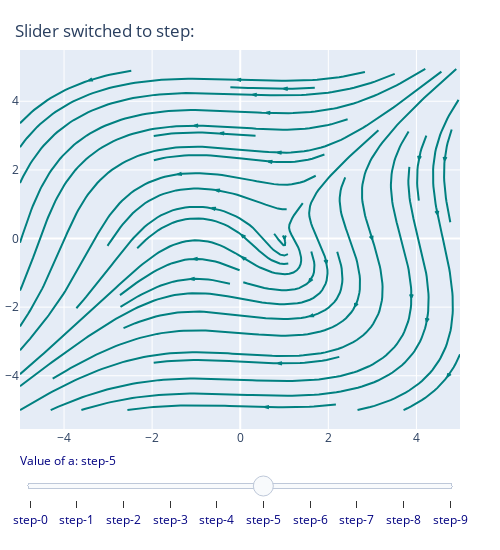

Write notebook code for a chart like this one.
### Code cell
import plotly.express as px
import plotly.graph_objects as go
import plotly.figure_factory as ff
import numpy as np

x = np.linspace(-5, 5, 100)
y = np.linspace(-5, 5, 100)

width = 500
height = 550
t_mergin = 50

fig = go.Figure()
# Create streamline figure
for step in np.arange(-5, 5, 1):
    Y, X = np.meshgrid(x, y)
    #Actual function
    u = -1 - X**2 + Y
    v = 1 + step*X - Y**2 

    fig.add_trace(ff.create_streamline(x, y, u, v, arrow_scale=.1, visible = False, line_color = 'Teal').data[0])
# Create and add slider

fig.data[5].visible = True

steps = []

for i in range(len(fig.data)):
    step = dict(
        method="update",
        args=[{"visible": [False] * len(fig.data)},
              {"title": "Slider switched to step: " + str(i)}],  # layout attribute
    )
    step["args"][0]["visible"][i] = True  # Toggle i'th trace to "visible"
    steps.append(step)

sliders = [dict(
    active=5,
    currentvalue={"prefix": "Value of a: "},
    pad={"t": 20, 'b': 20},
    steps=steps,
    font = {'size' : 12, 'color': 'navy'}
)]

fig.update_layout(
    width = width,
    height = height,
    margin=dict(l=20, r=40, t=t_mergin, b=5),
    #paper_bgcolor="LightSteelBlue",
    sliders=sliders,
    title = dict(text = "Slider switched to step:", x = 0.03, y = (height - t_mergin+25)/height),
    annotations = [
        #  {
        #     'x': 0.5,
        #     'y': -0.15,
        #     'xref': 'paper',
        #     'yref': 'paper',
        #     'text': 'Footer',      # Add a footer
        #     'showarrow': False,
        #     'font': {'size': 10},
        # }
    ]
)

fig.show()

### Figure 1 — Plotly figure (JSON) as saved in the notebook; plotly's stock layout.template omitted (floating-point values rounded to 4 significant figures; data arrays with more than 128 entries replaced by an {"elided": "..."} marker saying what was removed)
{"data": [{"line": {"color": "Teal"}, "mode": "lines", "type": "scatter", "visible": false, "x": {"elided": "2329 float values"}, "y": {"elided": "2329 float values"}}, {"line": {"color": "Teal"}, "mode": "lines", "type": "scatter", "visible": false, "x": {"elided": "2452 float values"}, "y": {"elided": "2452 float values"}}, {"line": {"color": "Teal"}, "mode": "lines", "type": "scatter", "visible": false, "x": {"elided": "2323 float values"}, "y": {"elided": "2323 float values"}}, {"line": {"color": "Teal"}, "mode": "lines", "type": "scatter", "visible": false, "x": {"elided": "2301 float values"}, "y": {"elided": "2301 float values"}}, {"line": {"color": "Teal"}, "mode": "lines", "type": "scatter", "visible": false, "x": {"elided": "2685 float values"}, "y": {"elided": "2685 float values"}}, {"line": {"color": "Teal"}, "mode": "lines", "type": "scatter", "visible": true, "x": {"elided": "2303 float values"}, "y": {"elided": "2303 float values"}}, {"line": {"color": "Teal"}, "mode": "lines", "type": "scatter", "visible": false, "x": {"elided": "2449 float values"}, "y": {"elided": "2449 float values"}}, {"line": {"color": "Teal"}, "mode": "lines", "type": "scatter", "visible": false, "x": {"elided": "2390 float values"}, "y": {"elided": "2390 float values"}}, {"line": {"color": "Teal"}, "mode": "lines", "type": "scatter", "visible": false, "x": {"elided": "2342 float values"}, "y": {"elided": "2342 float values"}}, {"line": {"color": "Teal"}, "mode": "lines", "type": "scatter", "visible": false, "x": {"elided": "2366 float values"}, "y": {"elided": "2366 float values"}}], "layout": {"height": 550, "margin": {"b": 5, "l": 20, "r": 40, "t": 50}, "sliders": [{"active": 5, "currentvalue": {"prefix": "Value of a: "}, "font": {"color": "navy", "size": 12}, "pad": {"b": 20, "t": 20}, "steps": [{"args": [{"visible": [true, false, false, false, false, false, false, false, false, false]}, {"title": "Slider switched to step: 0"}], "method": "update"}, {"args": [{"visible": [false, true, false, false, false, false, false, false, false, false]}, {"title": "Slider switched to step: 1"}], "method": "update"}, {"args": [{"visible": [false, false, true, false, false, false, false, false, false, false]}, {"title": "Slider switched to step: 2"}], "method": "update"}, {"args": [{"visible": [false, false, false, true, false, false, false, false, false, false]}, {"title": "Slider switched to step: 3"}], "method": "update"}, {"args": [{"visible": [false, false, false, false, true, false, false, false, false, false]}, {"title": "Slider switched to step: 4"}], "method": "update"}, {"args": [{"visible": [false, false, false, false, false, true, false, false, false, false]}, {"title": "Slider switched to step: 5"}], "method": "update"}, {"args": [{"visible": [false, false, false, false, false, false, true, false, false, false]}, {"title": "Slider switched to step: 6"}], "method": "update"}, {"args": [{"visible": [false, false, false, false, false, false, false, true, false, false]}, {"title": "Slider switched to step: 7"}], "method": "update"}, {"args": [{"visible": [false, false, false, false, false, false, false, false, true, false]}, {"title": "Slider switched to step: 8"}], "method": "update"}, {"args": [{"visible": [false, false, false, false, false, false, false, false, false, true]}, {"title": "Slider switched to step: 9"}], "method": "update"}]}], "title": {"text": "Slider switched to step:", "x": 0.03, "y": 0.9545}, "width": 500}}
